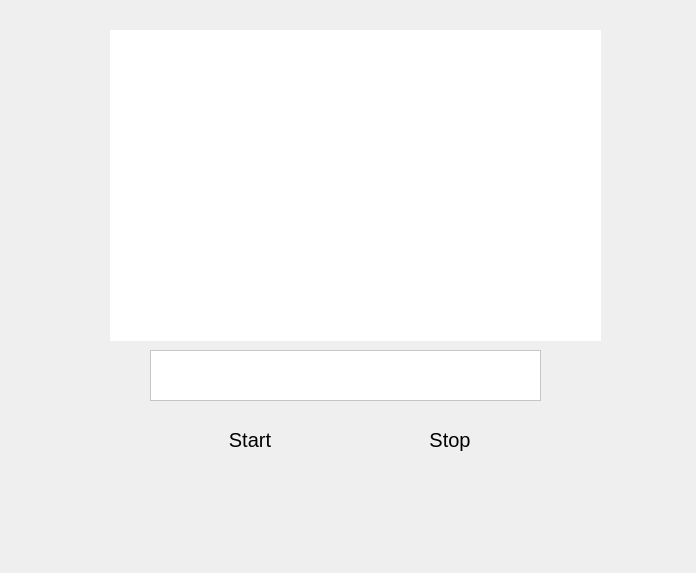
<?xml version="1.0" encoding="UTF-8"?>
<ui version="4.0">
 <class>Dialog</class>
 <widget class="QDialog" name="Dialog">
  <property name="geometry">
   <rect>
    <x>0</x>
    <y>0</y>
    <width>696</width>
    <height>573</height>
   </rect>
  </property>
  <property name="windowTitle">
   <string>Dialog</string>
  </property>
  <widget class="QTextBrowser" name="TEXT">
   <property name="geometry">
    <rect>
     <x>150</x>
     <y>350</y>
     <width>391</width>
     <height>51</height>
    </rect>
   </property>
   <property name="styleSheet">
    <string notr="true">background-color: rgb(255, 255, 255);</string>
   </property>
  </widget>
  <widget class="QPushButton" name="STOP">
   <property name="geometry">
    <rect>
     <x>350</x>
     <y>410</y>
     <width>200</width>
     <height>60</height>
    </rect>
   </property>
   <property name="minimumSize">
    <size>
     <width>200</width>
     <height>60</height>
    </size>
   </property>
   <property name="maximumSize">
    <size>
     <width>200</width>
     <height>60</height>
    </size>
   </property>
   <property name="styleSheet">
    <string notr="true">QPushButton{
		border-radius : 30;
		border: 6px solid '#0079bf';
		border-style: double;
		font-size: 20px;
		color: 'white';
}</string>
   </property>
   <property name="text">
    <string>Stop</string>
   </property>
  </widget>
  <widget class="QLabel" name="imgLabel">
   <property name="geometry">
    <rect>
     <x>110</x>
     <y>30</y>
     <width>491</width>
     <height>311</height>
    </rect>
   </property>
   <property name="styleSheet">
    <string notr="true">background-color: rgb(255, 255, 255);</string>
   </property>
   <property name="text">
    <string/>
   </property>
  </widget>
  <widget class="QPushButton" name="START">
   <property name="geometry">
    <rect>
     <x>150</x>
     <y>410</y>
     <width>200</width>
     <height>60</height>
    </rect>
   </property>
   <property name="minimumSize">
    <size>
     <width>200</width>
     <height>60</height>
    </size>
   </property>
   <property name="maximumSize">
    <size>
     <width>200</width>
     <height>60</height>
    </size>
   </property>
   <property name="styleSheet">
    <string notr="true">QPushButton{
		border-radius : 30;
		border: 6px solid '#0079bf';
		border-style: double;
		font-size: 20px;
		color: 'white';
}</string>
   </property>
   <property name="text">
    <string>Start</string>
   </property>
  </widget>
 </widget>
 <resources/>
 <connections/>
</ui>
